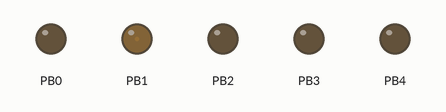
This sketch was run on a simulated ATtiny85, built with avr-gcc and run on an emulated ATtiny85. On the bench: output pins drawn as LEDs (lit = HIGH). Random numbers use the default seed unless the sketch sets one; EEPROM starts erased.

Above: at 0.2 s.
At 37.58 s:
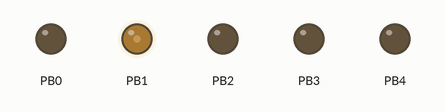
Timing chart, 0 to 40.0 s (numbered marks = the images above):
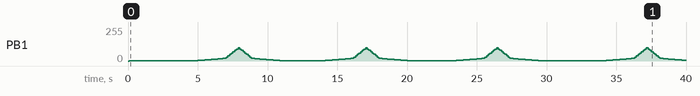

The sketch:

attiny85_code_24027.ino
```cpp
/*
  LED Earrings

  Operation: This code creates LED fade and blink patterns for the filament LED earring. Simply enable either of the following #define statements to configure the code to either blink the LEDs in random patterns or to make them fade in and out.

  #define FADER_EFFECT
  #define SPARKLE_EFFECT

  Please note the randomization of the patterns is achieved through the use of the EEPROM. Therefore, each time the circuit is powercycled, a different random pattern will be observed!

  by circuitapps
  April 2024
*/
#include <avr/io.h>
#include <EEPROM.h>

#define FADER_EFFECT
//#define SPARKLE_EFFECT

// PORT B DEFINITIONS
#define PB5_PIN1 PB5
#define PB4_PIN3 PB4
#define PB3_PIN2 PB3
#define PB2_PIN7 PB2
#define PB1_PIN6 PB1
#define PB0_PIN5 PB0

#define RANDOM_SEED_EEPROM_ADDRESS 0  // This is where the random number generator seed will be stored on EEPROM

// Application pin definitions
#define LED_1 PB3_PIN2
#define LED_2 PB4_PIN3
#define LED_3 PB0_PIN5
#define LED_4 PB2_PIN7
#define FADING_LEDS PB1_PIN6

#define LED_EFFECT_WAIT_TIME 120  // Every LED_EFFECT_WAIT_TIME ms a new LED light intensity will be observed
#define PWM_LOWEST_LEVEL 3  // Experimentally identified

#define FADE_OUT 0
#define FADE_IN 1

#define PWM_REGISTER OCR1A  // This is where the high duration (out of a max of 255) needs to be written


void timer_counter_1_pwm_setup()
{
  TCCR1 = 1<<PWM1A | 1<<COM1A0 | 1<<CS10;
  // OC1A is the output to pin 6 of Attiny85 (as per datasheet)
}

void random_seed_manager()
{
  // This function is meant to keep seeds different between powercycles/resets of the MCU
  int seed = EEPROM.read(RANDOM_SEED_EEPROM_ADDRESS);
  randomSeed(seed);
  seed = (seed + 1) & 0xFF;  // seed is a single byte
  EEPROM.update(RANDOM_SEED_EEPROM_ADDRESS, seed);  // Update random seed for next power cycle
  delay(100);  // wait for write to complete
}

int pick_LED_index()
{
  int LED_list[] = {LED_1, LED_2, LED_3, LED_4};
  int index = random(0,3) ;

  return(LED_list[index]);
}

void turn_LED_on(unsigned int pin_name)
{
  digitalWrite(pin_name, HIGH);
}

void turn_LED_off(unsigned int pin_name)
{
  digitalWrite(pin_name, LOW);
}

void wait_ms(unsigned int delay_ms)
{
  delay(delay_ms);
}

void random_sparkles()
{
  int on_time_ms, off_time_ms;

    on_time_ms = random(10, 30);  // Random LED ON duration picked between 10 ms and 30 ms
    off_time_ms = random(500, 1500);  // Random LED OFF duration picked between 500 ms and 1500 ms

    turn_LED_on(FADING_LEDS);
    wait_ms(on_time_ms);  // keep LED on for a while
    turn_LED_off(FADING_LEDS);
    wait_ms(off_time_ms);  // keep LED off for a while
}

void led_fader()
{
  unsigned int count_state = FADE_IN;  // start with fade in effect
  //  Any maximum pwm_levels[] element can be 255. This determines the LED intensity level.
  unsigned int pwm_levels[] = {PWM_LOWEST_LEVEL,4,5,6,7,8,9,10,11,12,13,14,15,16,17,18,19,20,30,40,50,60,70,80,90,100};  // carefully selected through experimentation for best visual fading effect
  unsigned char current_level_idx = 0;
  unsigned int max_len = sizeof(pwm_levels) / sizeof(pwm_levels[0]);

  bool cycle_ongoing;

  while(1)
  {
    // All LEDs are ON! Move to fading them in and out next.
    cycle_ongoing = true;

    delay(random(3000, 5000));  // Random delay successive fade in and fade out blocks between 250 ms and 1.5 sec

    //turn_LED_on(FADING_LEDS);
    while(cycle_ongoing)
    {
      PWM_REGISTER = pwm_levels[current_level_idx];
      delay(LED_EFFECT_WAIT_TIME);  // Random delay time between 250 ms and 1.5 sec

      if(count_state == FADE_IN)
      {// we are in FADE_IN phase
        if(current_level_idx == (max_len - 1))
        {// reached the FADE_IN limit
          count_state = FADE_OUT;  // time to switch to FADE_OUT state
          --current_level_idx;  // down one register value to kick off fade out next.
        }
        else
        {// FADE_IN limit not yet reached
          ++current_level_idx;  // up one register value for next fade in period.
        }
      }
      else
      {// we are in the FADE_OUT phase
        if(current_level_idx == 0)
        {// reached the FADE_OUT lower limit
          count_state = FADE_IN;  // time to switch to FADE_IN state
          ++current_level_idx;  // up one register value to kick off fade in next.
          cycle_ongoing = false;  // One fade in fade out cycle finished
        }
        else
        {// FADE_OUT lower limit not yet reached
          --current_level_idx;  // down one register value for next fade out period.
        }
      }

    }// end while cycle_ongoing

    //turn_LED_off(FADING_LEDS);

  }// end while

}

// the setup function runs once when you press reset or power the board
void setup()
{

  pinMode(LED_1, OUTPUT);
  pinMode(LED_2, OUTPUT);
  pinMode(LED_3, OUTPUT);
  pinMode(LED_4, OUTPUT);
  pinMode(FADING_LEDS, OUTPUT);

  // Following ensures at each power up a new light pattern/sequence is generated.
  random_seed_manager();  // update random seed

#ifdef FADER_EFFECT
  timer_counter_1_pwm_setup();  // Controls FADING_LEDS pin (and LED_4)
  turn_LED_on(FADING_LEDS);
  PWM_REGISTER = PWM_LOWEST_LEVEL;
#endif

#ifdef SPARKLE_EFFECT
  turn_LED_off(FADING_LEDS);
#endif

}

// the loop function runs over and over again forever
void loop()
{
  #ifdef SPARKLE_EFFECT
    random_sparkles();
  #endif

  #ifdef FADER_EFFECT
    led_fader();  // Includes infinite loop internally
  #endif
}
```

Measured:
- by itself, PB1: 3/255 → 4/255 at 5.0 s, → 5/255 0.12 s later, → 6/255 0.12 s later, → 7/255 0.12 s later, … (198 changes in this stretch)
